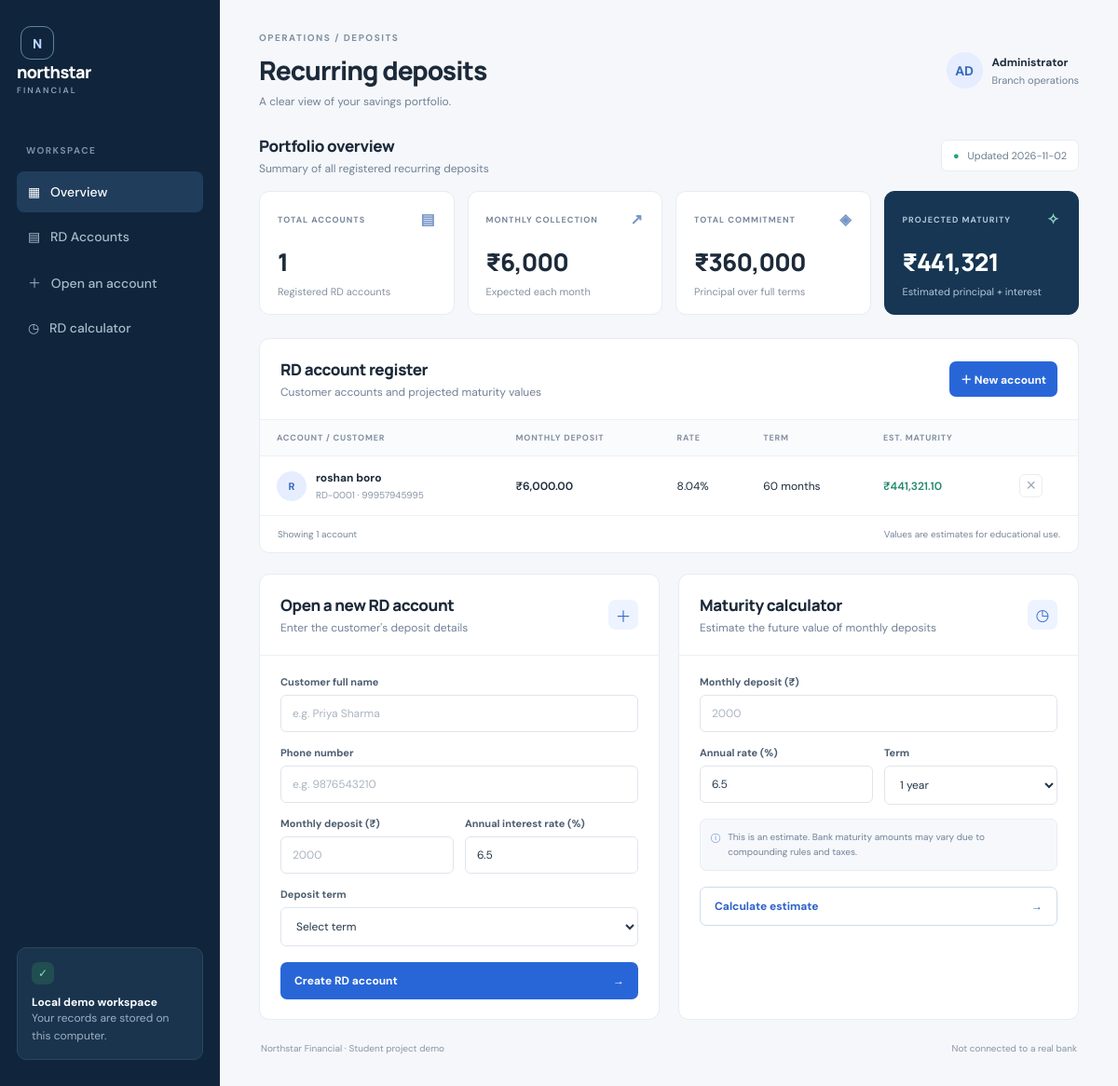
The page / on the database its author committed.
### tables this page shows
CREATE TABLE accounts (
            id INTEGER PRIMARY KEY AUTOINCREMENT,
            customer_name TEXT NOT NULL,
            phone TEXT NOT NULL,
            monthly_deposit REAL NOT NULL,
            annual_rate REAL NOT NULL,
            term_months INTEGER NOT NULL,
            start_date TEXT NOT NULL
        );

### app.py (the view)
@app.route('/')
def dashboard():
    with connect_db() as conn:
        accounts = conn.execute('SELECT * FROM accounts ORDER BY id DESC').fetchall()
        total_accounts = conn.execute('SELECT COUNT(*) FROM accounts').fetchone()[0]
        monthly_total = conn.execute('SELECT COALESCE(SUM(monthly_deposit), 0) FROM accounts').fetchone()[0]
        invested_total = conn.execute('SELECT COALESCE(SUM(monthly_deposit * term_months), 0) FROM accounts').fetchone()[0]
    projected = sum(maturity_value(a['monthly_deposit'], a['annual_rate'], a['term_months']) for a in accounts)
    return render_template('index.html', accounts=accounts, total_accounts=total_accounts,
                           monthly_total=monthly_total, invested_total=invested_total,
                           projected=projected, today=date.today().isoformat(), maturity_value=maturity_value)

### app.py (called while the page is built)
def connect_db():
    conn = sqlite3.connect(DB_PATH)
    conn.row_factory = sqlite3.Row
    return conn

def maturity_value(monthly, annual_rate, months):
    r = annual_rate / 1200
    if r == 0:
        return monthly * months
    return monthly * (((1 + r) ** months - 1) / r)

### templates/index.html (shortened to what this page needs)
<!doctype html>
<html lang="en">
<head>
<link rel="stylesheet" href="{{ url_for('static', filename='style.css') }}">
</head>
<body>
<div class="app-shell">
<aside class="sidebar">
  <div class="brand-mark">N</div><div class="brand-name">northstar<span>FINANCIAL</span></div>
  <div class="nav-label">WORKSPACE</div><a class="nav active" href="#overview">▦ &nbsp; Overview</a><a class="nav" href="#accounts">▤ &nbsp; RD Accounts</a><a class="nav" href="#new-account">＋ &nbsp; Open an account</a><a class="nav" href="#calculator">◷ &nbsp; RD calculator</a>
  <div class="sidebar-bottom"><div class="secure-icon">✓</div><b>Local demo workspace</b><p>Your records are stored on this computer.</p></div>
</aside>
<main class="main-content">
<header class="topbar"><div><div class="eyebrow">OPERATIONS / DEPOSITS</div><h1>Recurring deposits</h1><p class="subhead">A clear view of your savings portfolio.</p></div><div class="profile"><div class="avatar">AD</div><div><b>Administrator</b><small>Branch operations</small></div></div></header>
<section id="overview"><div class="section-heading"><div><h2>Portfolio overview</h2><p>Summary of all registered recurring deposits</p></div><span class="date-pill">● &nbsp; Updated {{ today }}</span></div>
<div class="stats-grid"><div class="stat-card"><div class="stat-top">TOTAL ACCOUNTS <span>▤</span></div><div class="stat-value">{{ total_accounts }}</div><div class="stat-note">Registered RD accounts</div></div><div class="stat-card"><div class="stat-top">MONTHLY COLLECTION <span>↗</span></div><div class="stat-value">₹{{ '{:,.0f}'.format(monthly_total) }}</div><div class="stat-note">Expected each month</div></div><div class="stat-card"><div class="stat-top">TOTAL COMMITMENT <span>◈</span></div><div class="stat-value">₹{{ '{:,.0f}'.format(invested_total) }}</div><div class="stat-note">Principal over full terms</div></div><div class="stat-card accent-card"><div class="stat-top">PROJECTED MATURITY <span>✧</span></div><div class="stat-value">₹{{ '{:,.0f}'.format(projected) }}</div><div class="stat-note">Estimated principal + interest</div></div></div></section>
<section id="accounts" class="panel"><div class="panel-heading"><div><h2>RD account register</h2><p>Customer accounts and projected maturity values</p></div><a class="primary-button small" href="#new-account">＋ New account</a></div>
<div class="table-wrap"><table><thead><tr><th>ACCOUNT / CUSTOMER</th><th>MONTHLY DEPOSIT</th><th>RATE</th><th>TERM</th><th>EST. MATURITY</th><th></th></tr></thead><tbody>
{% for a in accounts %}<tr><td><div class="customer-cell"><div class="mini-avatar">{{ a['customer_name'][:1].upper() }}</div><div><b>{{ a['customer_name'] }}</b><small>RD-{{ '%04d'|format(a['id']) }} · {{ a['phone'] }}</small></div></div></td><td class="money">₹{{ '{:,.2f}'.format(a['monthly_deposit']) }}</td><td>{{ '%.2f'|format(a['annual_rate']) }}%</td><td>{{ a['term_months'] }} months</td><td class="money maturity">₹{{ '{:,.2f}'.format(maturity_value(a['monthly_deposit'], a['annual_rate'], a['term_months'])) }}</td><td><form method="post" action="{{ url_for('delete_account', account_id=a['id']) }}" onsubmit="return confirm('Delete this demo account?')"><button class="delete-button" title="Delete account">×</button></form></td></tr>
{% else %}<tr><td colspan="6"><div class="empty-state"><div class="empty-icon">▤</div><b>No accounts yet</b><p>Create your first recurring deposit account using the form below.</p><a href="#new-account">Open an account →</a></div></td></tr>{% endfor %}
</tbody></table></div><div class="table-footer">Showing {{ accounts|length }} account{{ '' if accounts|length == 1 else 's' }} <span>Values are estimates for educational use.</span></div></section>
<div class="bottom-grid"><section id="new-account" class="panel form-panel"><div class="panel-heading"><div><h2>Open a new RD account</h2><p>Enter the customer's deposit details</p></div><span class="round-icon">＋</span></div><form action="{{ url_for('create_account') }}" method="post" class="data-form"><label>Customer full name<input name="customer_name" placeholder="e.g. Priya Sharma" required maxlength="100"></label><label>Phone number<input name="phone" placeholder="e.g. 9876543210" required maxlength="20"></label><div class="form-row"><label>Monthly deposit (₹)<input name="monthly_deposit" type="number" min="1" step="0.01" placeholder="2000" required></label><label>Annual interest rate (%)<input name="annual_rate" type="number" min="0" max="30" step="0.01" value="6.5" required></label></div><label>Deposit term<select name="term_months" required><option value="">Select term</option><option value="6">6 months</option><option value="12">1 year (12 months)</option><option value="24">2 years (24 months)</option><option value="36">3 years (36 months)</option><option value="60">5 years (60 months)</option><option value="120">10 years (120 months)</option></select></label><button class="primary-button" type="submit">Create RD account <span>→</span></button></form></section>
<section id="calculator" class="panel calculator-panel"><div class="panel-heading"><div><h2>Maturity calculator</h2><p>Estimate the future value of monthly deposits</p></div><span class="round-icon">◷</span></div><form action="{{ url_for('calculator') }}" method="post" class="data-form"><label>Monthly deposit (₹)<input name="calc_monthly" type="number" min="1" step="0.01" placeholder="2000" required></label><div class="form-row"><label>Annual rate (%)<input name="calc_rate" type="number" min="0" max="30" step="0.01" value="6.5" required></label><label>Term<select name="calc_months" required><option value="12">1 year</option><option value="24">2 years</option><option value="36">3 years</option><option value="60">5 years</option><option value="120">10 years</option></select></label></div><div class="calculator-note"><span>ⓘ</span> This is an estimate. Bank maturity amounts may vary due to compounding rules and taxes.</div><button class="secondary-button" type="submit">Calculate estimate <span>→</span></button></form></section></div>
<footer>Northstar Financial · Student project demo <span>Not connected to a real bank</span></footer>
</main></div>
</body></html>

### rows shown on the page
accounts: customer_name "R", customer_name "roshan boro", id "0001", phone "99957945995", monthly_deposit "6,000.00", annual_rate "8.04", term_months "60", monthly_deposit+annual_rate+term_months "441,321.10"

### other values the page prints
{{ total_accounts }} "1"
{{ '{:,.0f}'.format(monthly_total) }} "6,000"
{{ '{:,.0f}'.format(invested_total) }} "360,000"
{{ '{:,.0f}'.format(projected) }} "441,321"
{{ accounts|length }} "1"
